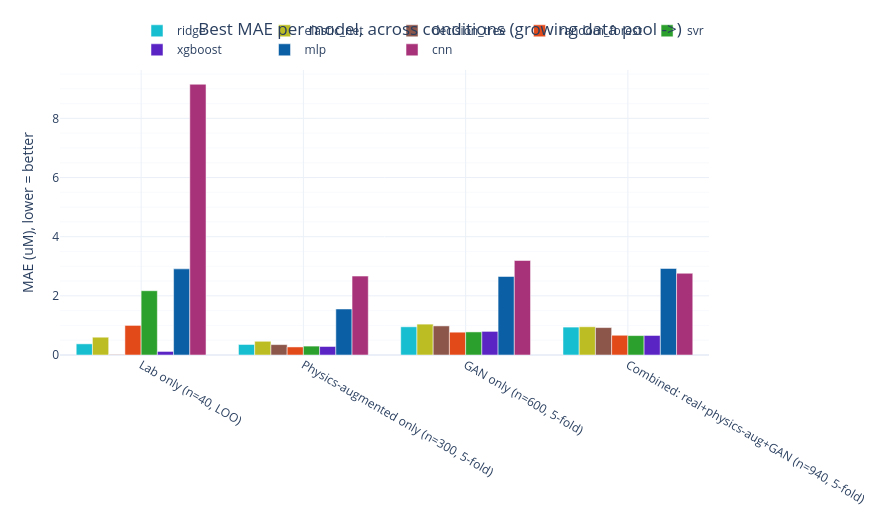

This figure's notebook cell:
### Markdown cell above
## 5. if more data helps the same model

Each model's best MAE (from section 3's tables) across the 4 conditions, ordered by pool size (lab=40 -> physics_aug=300 -> gan=600 -> combined=940). 
If the  strategy works, MAE should go down as more data is added 


(`lab` is LOO while the other three are 5-fold CV so keep in mind when comparing)

### Code cell
best_long = pd.concat(
    [t.assign(condition=c) for c, t in best_tables.items() if not t.empty],
    ignore_index=True,
) if best_tables else pd.DataFrame()

fig = go.Figure()
if not best_long.empty:
    for model in ALL_MODELS:
        sub = best_long[best_long['model'] == model].set_index('condition').reindex(CONDITIONS)
        if sub['mae'].isna().all():
            continue
        fig.add_trace(go.Bar(
            x=[CONDITION_LABELS[c] for c in CONDITIONS], y=sub['mae'], name=model,
            marker_color=MODEL_COLORS.get(model, '#999999'),
        ))

fig = apply_default_plotly_layout(fig, title_text='Best MAE per model, across conditions (growing data pool ->)',
                                   xaxis_title=None, yaxis_title='MAE (uM), lower = better')
fig.update_layout(barmode='group')
fig.show()

### Figure 1 — Plotly figure (JSON) as saved in the notebook; plotly's stock layout.template omitted (floating-point values rounded to 4 significant figures)
{"data": [{"marker": {"color": "#17becf"}, "name": "ridge", "type": "bar", "x": ["Lab only (n=40, LOO)", "Physics-augmented only (n=300, 5-fold)", "GAN only (n=600, 5-fold)", "Combined: real+physics-aug+GAN (n=940, 5-fold)"], "y": [0.3771, 0.3556, 0.9539, 0.9432]}, {"marker": {"color": "#bcbd22"}, "name": "elastic_net", "type": "bar", "x": ["Lab only (n=40, LOO)", "Physics-augmented only (n=300, 5-fold)", "GAN only (n=600, 5-fold)", "Combined: real+physics-aug+GAN (n=940, 5-fold)"], "y": [0.6015, 0.4638, 1.044, 0.9549]}, {"marker": {"color": "#8c564b"}, "name": "decision_tree", "type": "bar", "x": ["Lab only (n=40, LOO)", "Physics-augmented only (n=300, 5-fold)", "GAN only (n=600, 5-fold)", "Combined: real+physics-aug+GAN (n=940, 5-fold)"], "y": [0.01321, 0.3516, 0.9838, 0.9276]}, {"marker": {"color": "#e34a1a"}, "name": "random_forest", "type": "bar", "x": ["Lab only (n=40, LOO)", "Physics-augmented only (n=300, 5-fold)", "GAN only (n=600, 5-fold)", "Combined: real+physics-aug+GAN (n=940, 5-fold)"], "y": [1.0, 0.2723, 0.7712, 0.6671]}, {"marker": {"color": "#2ca02c"}, "name": "svr", "type": "bar", "x": ["Lab only (n=40, LOO)", "Physics-augmented only (n=300, 5-fold)", "GAN only (n=600, 5-fold)", "Combined: real+physics-aug+GAN (n=940, 5-fold)"], "y": [2.173, 0.3008, 0.7805, 0.6561]}, {"marker": {"color": "#5a23c4"}, "name": "xgboost", "type": "bar", "x": ["Lab only (n=40, LOO)", "Physics-augmented only (n=300, 5-fold)", "GAN only (n=600, 5-fold)", "Combined: real+physics-aug+GAN (n=940, 5-fold)"], "y": [0.1203, 0.2876, 0.7981, 0.6604]}, {"marker": {"color": "#0b5fa5"}, "name": "mlp", "type": "bar", "x": ["Lab only (n=40, LOO)", "Physics-augmented only (n=300, 5-fold)", "GAN only (n=600, 5-fold)", "Combined: real+physics-aug+GAN (n=940, 5-fold)"], "y": [2.912, 1.555, 2.654, 2.926]}, {"marker": {"color": "#a83279"}, "name": "cnn", "type": "bar", "x": ["Lab only (n=40, LOO)", "Physics-augmented only (n=300, 5-fold)", "GAN only (n=600, 5-fold)", "Combined: real+physics-aug+GAN (n=940, 5-fold)"], "y": [9.154, 2.668, 3.195, 2.763]}], "layout": {"barmode": "group", "height": 520, "legend": {"orientation": "h", "x": 1, "xanchor": "right", "y": 1.02, "yanchor": "bottom"}, "margin": {"b": 50, "l": 60, "r": 30, "t": 70}, "title": {"text": "Best MAE per model, across conditions (growing data pool ->)", "x": 0.5, "xanchor": "center"}, "width": 880, "xaxis": {"minor": {"showgrid": true}, "showgrid": true, "title": {}}, "yaxis": {"minor": {"showgrid": true}, "showgrid": true, "title": {"text": "MAE (uM), lower = better"}}}}
